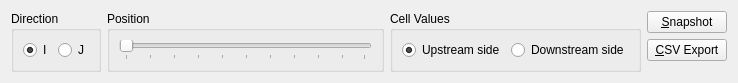
<?xml version="1.0" encoding="UTF-8"?>
<ui version="4.0">
 <class>PreProcessorGridCrosssectionWindow2_Controller</class>
 <widget class="QWidget" name="PreProcessorGridCrosssectionWindow2_Controller">
  <property name="geometry">
   <rect>
    <x>0</x>
    <y>0</y>
    <width>738</width>
    <height>78</height>
   </rect>
  </property>
  <property name="windowTitle">
   <string>Form</string>
  </property>
  <layout class="QHBoxLayout" name="horizontalLayout_3">
   <item>
    <widget class="QGroupBox" name="directionGroupBox">
     <property name="title">
      <string>Direction</string>
     </property>
     <layout class="QHBoxLayout" name="horizontalLayout">
      <item>
       <widget class="QRadioButton" name="iRadioButton">
        <property name="text">
         <string>I</string>
        </property>
        <property name="checked">
         <bool>true</bool>
        </property>
       </widget>
      </item>
      <item>
       <widget class="QRadioButton" name="jRadioButton">
        <property name="text">
         <string>J</string>
        </property>
       </widget>
      </item>
     </layout>
    </widget>
   </item>
   <item>
    <widget class="QGroupBox" name="positionGroupBox">
     <property name="title">
      <string>Position</string>
     </property>
     <layout class="QVBoxLayout" name="verticalLayout">
      <item>
       <widget class="SliderWithValue" name="positionSlider">
        <property name="orientation">
         <enum>Qt::Horizontal</enum>
        </property>
        <property name="tickPosition">
         <enum>QSlider::TicksBelow</enum>
        </property>
       </widget>
      </item>
     </layout>
    </widget>
   </item>
   <item>
    <widget class="QGroupBox" name="cellValuesGroupBox">
     <property name="title">
      <string>Cell Values</string>
     </property>
     <layout class="QHBoxLayout" name="horizontalLayout_2">
      <item>
       <widget class="QRadioButton" name="previousRadioButton">
        <property name="text">
         <string>Upstream side</string>
        </property>
        <property name="checked">
         <bool>true</bool>
        </property>
       </widget>
      </item>
      <item>
       <widget class="QRadioButton" name="nextRadioButton">
        <property name="text">
         <string>Downstream side</string>
        </property>
       </widget>
      </item>
     </layout>
    </widget>
   </item>
   <item>
    <layout class="QVBoxLayout" name="verticalLayout_2">
     <item>
      <widget class="QPushButton" name="snapshotButton">
       <property name="text">
        <string>&amp;Snapshot</string>
       </property>
      </widget>
     </item>
     <item>
      <widget class="QPushButton" name="exportButton">
       <property name="text">
        <string>&amp;CSV Export</string>
       </property>
      </widget>
     </item>
     <item>
      <spacer name="verticalSpacer">
       <property name="orientation">
        <enum>Qt::Vertical</enum>
       </property>
       <property name="sizeHint" stdset="0">
        <size>
         <width>20</width>
         <height>17</height>
        </size>
       </property>
      </spacer>
     </item>
    </layout>
   </item>
  </layout>
 </widget>
 <customwidgets>
  <customwidget>
   <class>SliderWithValue</class>
   <extends>QSlider</extends>
   <header>guibase/widget/sliderwithvalue.h</header>
  </customwidget>
 </customwidgets>
 <resources/>
 <connections/>
</ui>
